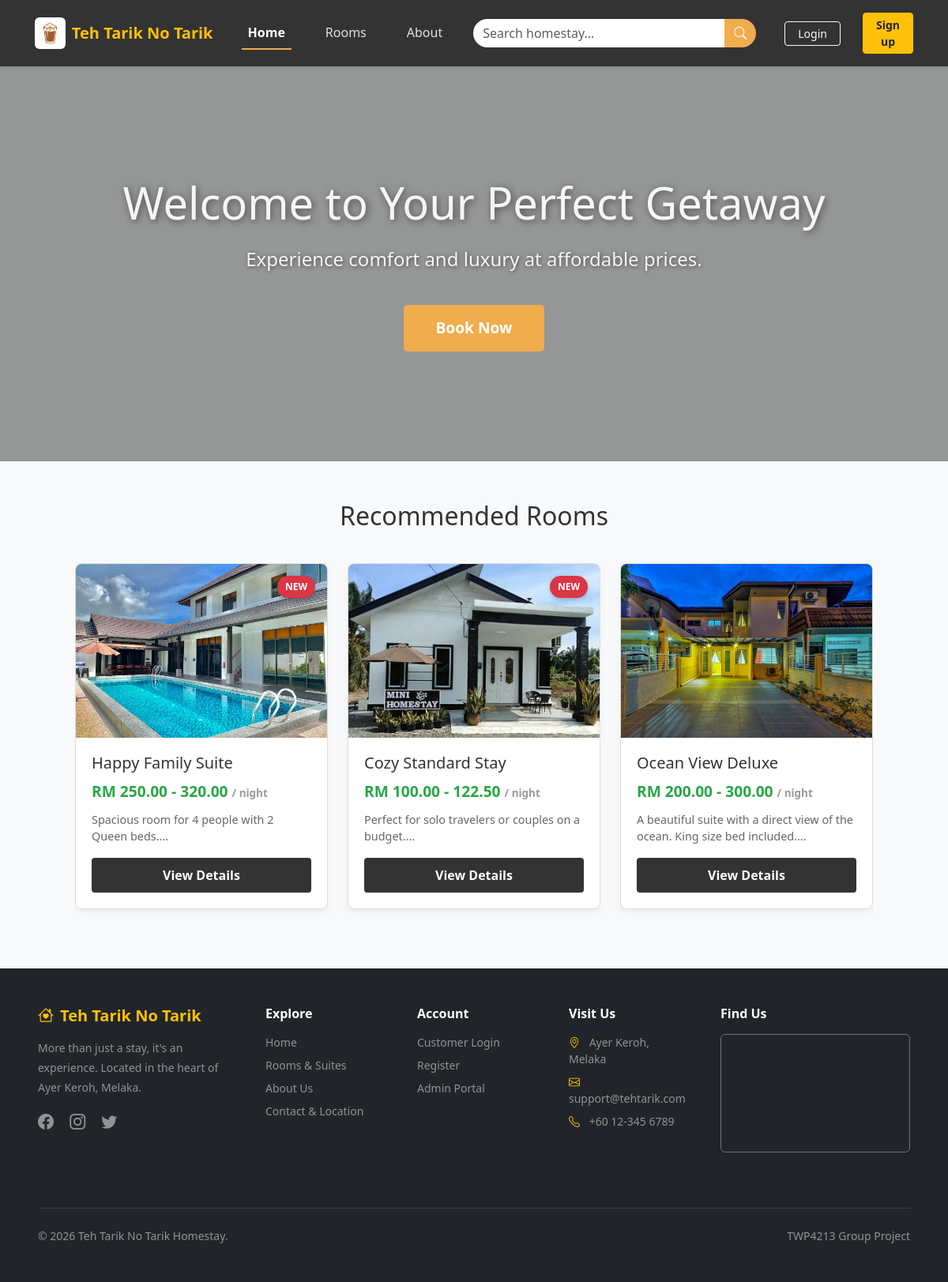
The page / on the database its author committed.
### tables this page shows
CREATE TABLE `rooms` (
  `room_id` int(11) NOT NULL,
  `room_name` varchar(100) NOT NULL,
  `description` text NOT NULL,
  `price_per_night` decimal(10,2) NOT NULL,
  `min_price` decimal(10,2) DEFAULT 0.00,
  `max_price` decimal(10,2) DEFAULT 0.00,
  `facilities` varchar(255) DEFAULT NULL,
  `room_image` varchar(255) DEFAULT NULL
);

### index.php (the view, shortened to what this page needs)
<?php
require_once 'includes/db_connection.php';
$sql = "SELECT * FROM rooms ORDER BY room_id DESC LIMIT 6";
$result = $conn->query($sql);
?>
<!DOCTYPE html>
<html lang="en">
<head>
    <link rel="stylesheet" href="css/style.css">
    <link rel="stylesheet" href="https://cdn.jsdelivr.net/npm/bootstrap-icons@1.10.5/font/bootstrap-icons.css">
</head>
<body>
<?php
include 'includes/header.php';
?>
<div class="hero-section">
    <div class="hero-overlay"></div>
    <video class="video-background video-active" id="video1" muted playsinline>
        <source src="images/Homestay video1.mp4" type="video/mp4">
    </video>
    <h1>Welcome to Your Perfect Getaway</h1>
    <p>Experience comfort and luxury at affordable prices.</p>
    <a href="Module B/room_catalogue.php" class="cta-button">Book Now</a>
</div>
<div class="featured-container">
    <h2 class="section-title">Recommended Rooms</h2>
    <div class="room-grid">
        <?php
        if ($result->num_rows > 0) {
            $count = 0;
            while($row = $result->fetch_assoc()) {
                $count++;
                $img_path = !empty($row['room_image']) ? "uploads/" . $row['room_image'] : "images/placeholder.jpg";
                $min = $row['min_price'];
                $max = $row['max_price'];
                $price_display = "";
                if ($min == 0 && $max == 0) {
                    $price_display = "Check Details";
                } elseif ($min == $max) {
                    $price_display = "RM " . number_format($min, 2);
                } else {
                    $price_display = "RM " . number_format($min, 2) . " - " . number_format($max, 2);
                }
                $newBadge = ($count <= 2) ? '<span class="badge-new">NEW</span>' : '';
                echo '
                <div class="room-card" style="position:relative;">
                    '.$newBadge.'
                    <img src="'.$img_path.'" alt="'.$row['room_name'].'" class="room-img">
                    <div class="room-info">
                        <h3>'.$row['room_name'].'</h3>
                        <p class="price">'.$price_display.' <span style="font-size: 0.7em; color: #999;">/ night</span></p>
                        <p style="color:#666; font-size:0.9em;">'.substr($row['description'], 0, 80).'...</p>
                        <a href="Module C/check_availability.php?room_id='.$row['room_id'].'" class="btn-details">View Details</a>
                    </div>
                </div>
                ';
            }
        } else {
            echo '<p style="text-align:center; width:100%;">No featured rooms available at the moment.</p>';
        }
        ?>
    </div>
</div>
<?php
include_once 'includes/footer.php';
?>
</body>
</html>

### rows shown on the page
rooms: shows "NEW", room_image (picture), room_name "Happy Family Suite", price_display "RM 250.00 - 320.00", description "Spacious room for 4 people with 2 Queen beds."
rooms: shows "NEW", room_image (picture), room_name "Cozy Standard Stay", price_display "RM 100.00 - 122.50", description "Perfect for solo travelers or couples on a budget."
rooms: room_image (picture), room_name "Ocean View Deluxe", price_display "RM 200.00 - 300.00", description "A beautiful suite with a direct view of the ocean. King size bed included."
